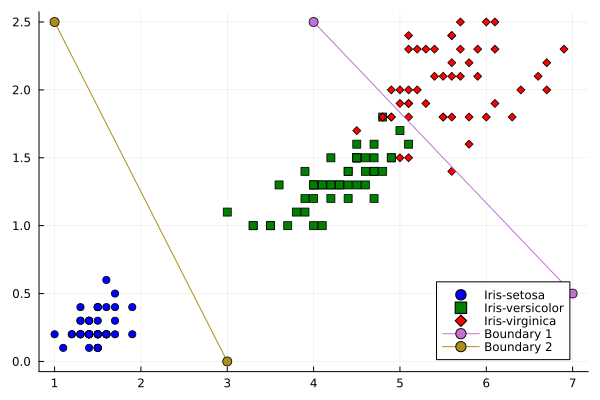

This figure's Julia source:
using Plots
using DataFrames
using CSV

# Baca dataset Iris dari file CSV
iris_df = CSV.File("iris.csv") |> DataFrame

# Pisahkan data untuk masing-masing kelas
setosa_data = iris_df[iris_df.class .== "Iris-setosa", :]
# println(setosa_data)
versicolor_data = iris_df[iris_df.class .== "Iris-versicolor", :]
virginica_data = iris_df[iris_df.class .== "Iris-virginica", :]

# Plot data dengan kontur yang dibatasi oleh garis
scatter(setosa_data.petallength, setosa_data.petalwidth, label="Iris-setosa", color=:blue, marker=:circle)
scatter!(versicolor_data.petallength, versicolor_data.petalwidth, label="Iris-versicolor", color=:green, marker=:square)
scatter!(virginica_data.petallength, virginica_data.petalwidth, label="Iris-virginica", color=:red, marker=:diamond)

# Buat garis kontur untuk membatasi kelas-kelas yang ada
#= plot!([2.5, 2.5], [0, 2.5], color=:black, label="anu")
plot!([2.5, 7], [0.8, 0.8], color=:blue, label="ana")
plot!([2.5, 7], [1.75, 1.75], color=:red, label="anabel") =#
plot!([7, 4], [0.5, 2.5], label="Boundary 1"; marker=(:circle,5))
plot!([3, 1], [0, 2.5], label="Boundary 2"; marker=(:circle,5))

# Tampilkan legenda
# legend()

png("hw-julia1.png")
